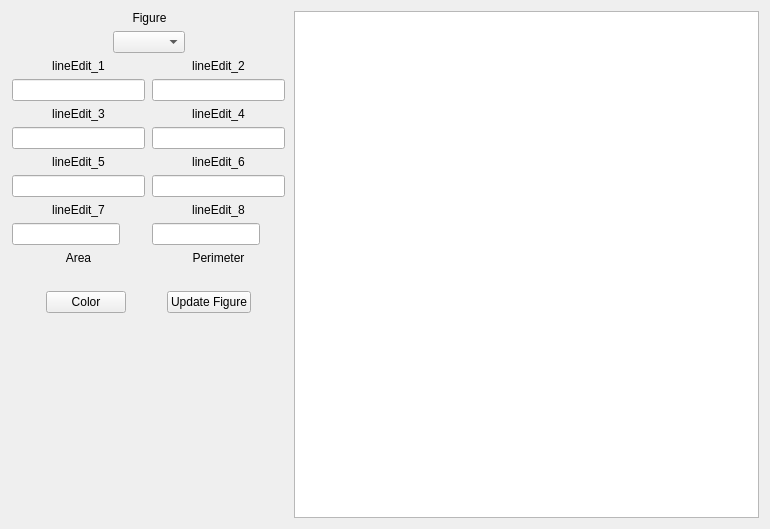
<?xml version="1.0" encoding="UTF-8"?>
<ui version="4.0">
 <class>Widget</class>
 <widget class="QWidget" name="Widget">
  <property name="geometry">
   <rect>
    <x>0</x>
    <y>0</y>
    <width>770</width>
    <height>529</height>
   </rect>
  </property>
  <property name="windowTitle">
   <string>Widget</string>
  </property>
  <layout class="QHBoxLayout" name="horizontalLayout_3">
   <item>
    <layout class="QVBoxLayout" name="verticalLayout_13">
     <property name="sizeConstraint">
      <enum>QLayout::SetFixedSize</enum>
     </property>
     <item>
      <layout class="QVBoxLayout" name="verticalLayout_12">
       <property name="sizeConstraint">
        <enum>QLayout::SetFixedSize</enum>
       </property>
       <item>
        <layout class="QVBoxLayout" name="verticalLayout_9">
         <property name="sizeConstraint">
          <enum>QLayout::SetFixedSize</enum>
         </property>
         <item>
          <widget class="QLabel" name="labelFigure">
           <property name="sizePolicy">
            <sizepolicy hsizetype="Fixed" vsizetype="Fixed">
             <horstretch>0</horstretch>
             <verstretch>0</verstretch>
            </sizepolicy>
           </property>
           <property name="minimumSize">
            <size>
             <width>277</width>
             <height>0</height>
            </size>
           </property>
           <property name="maximumSize">
            <size>
             <width>277</width>
             <height>16777215</height>
            </size>
           </property>
           <property name="text">
            <string>Figure</string>
           </property>
           <property name="alignment">
            <set>Qt::AlignCenter</set>
           </property>
          </widget>
         </item>
         <item>
          <layout class="QHBoxLayout" name="horizontalLayout_2">
           <property name="sizeConstraint">
            <enum>QLayout::SetFixedSize</enum>
           </property>
           <item>
            <spacer name="horizontalSpacer_3">
             <property name="orientation">
              <enum>Qt::Horizontal</enum>
             </property>
             <property name="sizeType">
              <enum>QSizePolicy::Fixed</enum>
             </property>
             <property name="sizeHint" stdset="0">
              <size>
               <width>40</width>
               <height>20</height>
              </size>
             </property>
            </spacer>
           </item>
           <item>
            <widget class="QComboBox" name="comboBoxFigure">
             <property name="sizePolicy">
              <sizepolicy hsizetype="Fixed" vsizetype="Fixed">
               <horstretch>0</horstretch>
               <verstretch>0</verstretch>
              </sizepolicy>
             </property>
             <property name="currentText">
              <string/>
             </property>
            </widget>
           </item>
           <item>
            <spacer name="horizontalSpacer_4">
             <property name="orientation">
              <enum>Qt::Horizontal</enum>
             </property>
             <property name="sizeType">
              <enum>QSizePolicy::Fixed</enum>
             </property>
             <property name="sizeHint" stdset="0">
              <size>
               <width>40</width>
               <height>20</height>
              </size>
             </property>
            </spacer>
           </item>
          </layout>
         </item>
        </layout>
       </item>
       <item>
        <layout class="QGridLayout" name="gridLayout">
         <property name="sizeConstraint">
          <enum>QLayout::SetFixedSize</enum>
         </property>
         <item row="0" column="0">
          <layout class="QVBoxLayout" name="verticalLayout_2">
           <property name="sizeConstraint">
            <enum>QLayout::SetFixedSize</enum>
           </property>
           <item>
            <widget class="QLabel" name="label_1">
             <property name="sizePolicy">
              <sizepolicy hsizetype="Fixed" vsizetype="Fixed">
               <horstretch>0</horstretch>
               <verstretch>0</verstretch>
              </sizepolicy>
             </property>
             <property name="minimumSize">
              <size>
               <width>133</width>
               <height>0</height>
              </size>
             </property>
             <property name="maximumSize">
              <size>
               <width>133</width>
               <height>16777215</height>
              </size>
             </property>
             <property name="text">
              <string>lineEdit_1</string>
             </property>
             <property name="alignment">
              <set>Qt::AlignCenter</set>
             </property>
            </widget>
           </item>
           <item>
            <widget class="QLineEdit" name="lineEdit_1">
             <property name="sizePolicy">
              <sizepolicy hsizetype="Fixed" vsizetype="Fixed">
               <horstretch>0</horstretch>
               <verstretch>0</verstretch>
              </sizepolicy>
             </property>
             <property name="maximumSize">
              <size>
               <width>133</width>
               <height>16777215</height>
              </size>
             </property>
             <property name="text">
              <string/>
             </property>
            </widget>
           </item>
          </layout>
         </item>
         <item row="0" column="1">
          <layout class="QVBoxLayout" name="verticalLayout">
           <property name="sizeConstraint">
            <enum>QLayout::SetFixedSize</enum>
           </property>
           <item>
            <widget class="QLabel" name="label_2">
             <property name="sizePolicy">
              <sizepolicy hsizetype="Fixed" vsizetype="Fixed">
               <horstretch>0</horstretch>
               <verstretch>0</verstretch>
              </sizepolicy>
             </property>
             <property name="minimumSize">
              <size>
               <width>133</width>
               <height>0</height>
              </size>
             </property>
             <property name="maximumSize">
              <size>
               <width>133</width>
               <height>16777215</height>
              </size>
             </property>
             <property name="text">
              <string>lineEdit_2</string>
             </property>
             <property name="alignment">
              <set>Qt::AlignCenter</set>
             </property>
            </widget>
           </item>
           <item>
            <widget class="QLineEdit" name="lineEdit_2">
             <property name="sizePolicy">
              <sizepolicy hsizetype="Fixed" vsizetype="Fixed">
               <horstretch>0</horstretch>
               <verstretch>0</verstretch>
              </sizepolicy>
             </property>
             <property name="maximumSize">
              <size>
               <width>133</width>
               <height>16777215</height>
              </size>
             </property>
             <property name="text">
              <string/>
             </property>
            </widget>
           </item>
          </layout>
         </item>
         <item row="1" column="0">
          <layout class="QVBoxLayout" name="verticalLayout_3">
           <property name="sizeConstraint">
            <enum>QLayout::SetFixedSize</enum>
           </property>
           <item>
            <widget class="QLabel" name="label_3">
             <property name="sizePolicy">
              <sizepolicy hsizetype="Fixed" vsizetype="Fixed">
               <horstretch>0</horstretch>
               <verstretch>0</verstretch>
              </sizepolicy>
             </property>
             <property name="minimumSize">
              <size>
               <width>133</width>
               <height>0</height>
              </size>
             </property>
             <property name="maximumSize">
              <size>
               <width>133</width>
               <height>16777215</height>
              </size>
             </property>
             <property name="text">
              <string>lineEdit_3</string>
             </property>
             <property name="alignment">
              <set>Qt::AlignCenter</set>
             </property>
            </widget>
           </item>
           <item>
            <widget class="QLineEdit" name="lineEdit_3">
             <property name="sizePolicy">
              <sizepolicy hsizetype="Fixed" vsizetype="Fixed">
               <horstretch>0</horstretch>
               <verstretch>0</verstretch>
              </sizepolicy>
             </property>
             <property name="maximumSize">
              <size>
               <width>133</width>
               <height>16777215</height>
              </size>
             </property>
             <property name="text">
              <string/>
             </property>
            </widget>
           </item>
          </layout>
         </item>
         <item row="1" column="1">
          <layout class="QVBoxLayout" name="verticalLayout_4">
           <property name="sizeConstraint">
            <enum>QLayout::SetFixedSize</enum>
           </property>
           <item>
            <widget class="QLabel" name="label_4">
             <property name="sizePolicy">
              <sizepolicy hsizetype="Fixed" vsizetype="Fixed">
               <horstretch>0</horstretch>
               <verstretch>0</verstretch>
              </sizepolicy>
             </property>
             <property name="minimumSize">
              <size>
               <width>133</width>
               <height>0</height>
              </size>
             </property>
             <property name="maximumSize">
              <size>
               <width>133</width>
               <height>16777215</height>
              </size>
             </property>
             <property name="text">
              <string>lineEdit_4</string>
             </property>
             <property name="alignment">
              <set>Qt::AlignCenter</set>
             </property>
            </widget>
           </item>
           <item>
            <widget class="QLineEdit" name="lineEdit_4">
             <property name="sizePolicy">
              <sizepolicy hsizetype="Fixed" vsizetype="Fixed">
               <horstretch>0</horstretch>
               <verstretch>0</verstretch>
              </sizepolicy>
             </property>
             <property name="maximumSize">
              <size>
               <width>133</width>
               <height>16777215</height>
              </size>
             </property>
            </widget>
           </item>
          </layout>
         </item>
         <item row="2" column="0">
          <layout class="QVBoxLayout" name="verticalLayout_6">
           <property name="sizeConstraint">
            <enum>QLayout::SetFixedSize</enum>
           </property>
           <item>
            <widget class="QLabel" name="label_5">
             <property name="sizePolicy">
              <sizepolicy hsizetype="Fixed" vsizetype="Fixed">
               <horstretch>0</horstretch>
               <verstretch>0</verstretch>
              </sizepolicy>
             </property>
             <property name="minimumSize">
              <size>
               <width>133</width>
               <height>0</height>
              </size>
             </property>
             <property name="maximumSize">
              <size>
               <width>133</width>
               <height>16777215</height>
              </size>
             </property>
             <property name="text">
              <string>lineEdit_5</string>
             </property>
             <property name="alignment">
              <set>Qt::AlignCenter</set>
             </property>
            </widget>
           </item>
           <item>
            <widget class="QLineEdit" name="lineEdit_5">
             <property name="sizePolicy">
              <sizepolicy hsizetype="Fixed" vsizetype="Fixed">
               <horstretch>0</horstretch>
               <verstretch>0</verstretch>
              </sizepolicy>
             </property>
             <property name="minimumSize">
              <size>
               <width>133</width>
               <height>0</height>
              </size>
             </property>
             <property name="maximumSize">
              <size>
               <width>133</width>
               <height>16777215</height>
              </size>
             </property>
            </widget>
           </item>
          </layout>
         </item>
         <item row="2" column="1">
          <layout class="QVBoxLayout" name="verticalLayout_5">
           <property name="sizeConstraint">
            <enum>QLayout::SetFixedSize</enum>
           </property>
           <item>
            <widget class="QLabel" name="label_6">
             <property name="sizePolicy">
              <sizepolicy hsizetype="Fixed" vsizetype="Fixed">
               <horstretch>0</horstretch>
               <verstretch>0</verstretch>
              </sizepolicy>
             </property>
             <property name="minimumSize">
              <size>
               <width>133</width>
               <height>0</height>
              </size>
             </property>
             <property name="maximumSize">
              <size>
               <width>133</width>
               <height>16777215</height>
              </size>
             </property>
             <property name="text">
              <string>lineEdit_6</string>
             </property>
             <property name="alignment">
              <set>Qt::AlignCenter</set>
             </property>
            </widget>
           </item>
           <item>
            <widget class="QLineEdit" name="lineEdit_6">
             <property name="sizePolicy">
              <sizepolicy hsizetype="Fixed" vsizetype="Fixed">
               <horstretch>0</horstretch>
               <verstretch>0</verstretch>
              </sizepolicy>
             </property>
             <property name="minimumSize">
              <size>
               <width>133</width>
               <height>0</height>
              </size>
             </property>
             <property name="maximumSize">
              <size>
               <width>133</width>
               <height>16777215</height>
              </size>
             </property>
            </widget>
           </item>
          </layout>
         </item>
         <item row="3" column="0">
          <layout class="QVBoxLayout" name="verticalLayout_11">
           <property name="sizeConstraint">
            <enum>QLayout::SetFixedSize</enum>
           </property>
           <item>
            <widget class="QLabel" name="label_7">
             <property name="sizePolicy">
              <sizepolicy hsizetype="Fixed" vsizetype="Fixed">
               <horstretch>0</horstretch>
               <verstretch>0</verstretch>
              </sizepolicy>
             </property>
             <property name="minimumSize">
              <size>
               <width>133</width>
               <height>0</height>
              </size>
             </property>
             <property name="maximumSize">
              <size>
               <width>133</width>
               <height>16777215</height>
              </size>
             </property>
             <property name="text">
              <string>lineEdit_7</string>
             </property>
             <property name="alignment">
              <set>Qt::AlignCenter</set>
             </property>
            </widget>
           </item>
           <item>
            <widget class="QLineEdit" name="lineEdit_7">
             <property name="sizePolicy">
              <sizepolicy hsizetype="Fixed" vsizetype="Fixed">
               <horstretch>0</horstretch>
               <verstretch>0</verstretch>
              </sizepolicy>
             </property>
            </widget>
           </item>
          </layout>
         </item>
         <item row="3" column="1">
          <layout class="QVBoxLayout" name="verticalLayout_10">
           <property name="sizeConstraint">
            <enum>QLayout::SetFixedSize</enum>
           </property>
           <item>
            <widget class="QLabel" name="label_8">
             <property name="sizePolicy">
              <sizepolicy hsizetype="Fixed" vsizetype="Fixed">
               <horstretch>0</horstretch>
               <verstretch>0</verstretch>
              </sizepolicy>
             </property>
             <property name="minimumSize">
              <size>
               <width>133</width>
               <height>0</height>
              </size>
             </property>
             <property name="maximumSize">
              <size>
               <width>133</width>
               <height>16777215</height>
              </size>
             </property>
             <property name="text">
              <string>lineEdit_8</string>
             </property>
             <property name="alignment">
              <set>Qt::AlignCenter</set>
             </property>
            </widget>
           </item>
           <item>
            <widget class="QLineEdit" name="lineEdit_8">
             <property name="sizePolicy">
              <sizepolicy hsizetype="Fixed" vsizetype="Fixed">
               <horstretch>0</horstretch>
               <verstretch>0</verstretch>
              </sizepolicy>
             </property>
            </widget>
           </item>
          </layout>
         </item>
         <item row="4" column="0">
          <layout class="QVBoxLayout" name="verticalLayout_8">
           <property name="sizeConstraint">
            <enum>QLayout::SetFixedSize</enum>
           </property>
           <item>
            <widget class="QLabel" name="label_Area">
             <property name="sizePolicy">
              <sizepolicy hsizetype="Fixed" vsizetype="Fixed">
               <horstretch>0</horstretch>
               <verstretch>0</verstretch>
              </sizepolicy>
             </property>
             <property name="minimumSize">
              <size>
               <width>133</width>
               <height>0</height>
              </size>
             </property>
             <property name="maximumSize">
              <size>
               <width>133</width>
               <height>16777215</height>
              </size>
             </property>
             <property name="text">
              <string>Area</string>
             </property>
             <property name="alignment">
              <set>Qt::AlignCenter</set>
             </property>
            </widget>
           </item>
           <item>
            <widget class="QLabel" name="labelAreaValue">
             <property name="sizePolicy">
              <sizepolicy hsizetype="Fixed" vsizetype="Fixed">
               <horstretch>0</horstretch>
               <verstretch>0</verstretch>
              </sizepolicy>
             </property>
             <property name="minimumSize">
              <size>
               <width>133</width>
               <height>0</height>
              </size>
             </property>
             <property name="maximumSize">
              <size>
               <width>133</width>
               <height>16777215</height>
              </size>
             </property>
             <property name="text">
              <string/>
             </property>
            </widget>
           </item>
          </layout>
         </item>
         <item row="4" column="1">
          <layout class="QVBoxLayout" name="verticalLayout_7">
           <property name="sizeConstraint">
            <enum>QLayout::SetFixedSize</enum>
           </property>
           <item>
            <widget class="QLabel" name="label_Perimeter">
             <property name="sizePolicy">
              <sizepolicy hsizetype="Fixed" vsizetype="Fixed">
               <horstretch>0</horstretch>
               <verstretch>0</verstretch>
              </sizepolicy>
             </property>
             <property name="minimumSize">
              <size>
               <width>133</width>
               <height>0</height>
              </size>
             </property>
             <property name="maximumSize">
              <size>
               <width>133</width>
               <height>16777215</height>
              </size>
             </property>
             <property name="text">
              <string>Perimeter</string>
             </property>
             <property name="alignment">
              <set>Qt::AlignCenter</set>
             </property>
            </widget>
           </item>
           <item>
            <widget class="QLabel" name="labelPerimeterValue">
             <property name="sizePolicy">
              <sizepolicy hsizetype="Fixed" vsizetype="Fixed">
               <horstretch>0</horstretch>
               <verstretch>0</verstretch>
              </sizepolicy>
             </property>
             <property name="minimumSize">
              <size>
               <width>133</width>
               <height>0</height>
              </size>
             </property>
             <property name="maximumSize">
              <size>
               <width>133</width>
               <height>16777215</height>
              </size>
             </property>
             <property name="text">
              <string/>
             </property>
            </widget>
           </item>
          </layout>
         </item>
        </layout>
       </item>
       <item>
        <layout class="QHBoxLayout" name="horizontalLayout">
         <property name="sizeConstraint">
          <enum>QLayout::SetFixedSize</enum>
         </property>
         <item>
          <widget class="QPushButton" name="pushButtonColor">
           <property name="sizePolicy">
            <sizepolicy hsizetype="Fixed" vsizetype="Fixed">
             <horstretch>0</horstretch>
             <verstretch>0</verstretch>
            </sizepolicy>
           </property>
           <property name="text">
            <string>Color</string>
           </property>
          </widget>
         </item>
         <item>
          <widget class="QPushButton" name="pushButtonUpdateFigure">
           <property name="sizePolicy">
            <sizepolicy hsizetype="Fixed" vsizetype="Fixed">
             <horstretch>0</horstretch>
             <verstretch>0</verstretch>
            </sizepolicy>
           </property>
           <property name="text">
            <string>Update Figure</string>
           </property>
          </widget>
         </item>
        </layout>
       </item>
      </layout>
     </item>
     <item>
      <spacer name="verticalSpacer">
       <property name="orientation">
        <enum>Qt::Vertical</enum>
       </property>
       <property name="sizeHint" stdset="0">
        <size>
         <width>20</width>
         <height>178</height>
        </size>
       </property>
      </spacer>
     </item>
    </layout>
   </item>
   <item>
    <widget class="QGraphicsView" name="graphicsView"/>
   </item>
  </layout>
 </widget>
 <layoutdefault spacing="6" margin="11"/>
 <resources/>
 <connections/>
</ui>
